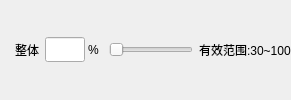
              <widget class="QWidget" name="transparencWidget" native="true">
               <property name="minimumSize">
                <size>
                 <width>0</width>
                 <height>0</height>
                </size>
               </property>
               <layout class="QHBoxLayout" name="horizontalLayout_3">
                <property name="leftMargin">
                 <number>15</number>
                </property>
                <property name="rightMargin">
                 <number>0</number>
                </property>
                <item>
                 <widget class="QLabel" name="label_4">
                  <property name="text">
                   <string>整体</string>
                  </property>
                 </widget>
                </item>
                <item>
                 <layout class="QHBoxLayout" name="horizontalLayout_2">
                  <property name="spacing">
                   <number>3</number>
                  </property>
                  <item>
                   <widget class="QLineEdit" name="transparencyEdit">
                    <property name="sizePolicy">
                     <sizepolicy hsizetype="Preferred" vsizetype="Fixed">
                      <horstretch>0</horstretch>
                      <verstretch>0</verstretch>
                     </sizepolicy>
                    </property>
                    <property name="minimumSize">
                     <size>
                      <width>40</width>
                      <height>25</height>
                     </size>
                    </property>
                    <property name="maximumSize">
                     <size>
                      <width>40</width>
                      <height>25</height>
                     </size>
                    </property>
                    <property name="alignment">
                     <set>Qt::AlignCenter</set>
                    </property>
                   </widget>
                  </item>
                  <item>
                   <widget class="QLabel" name="label">
                    <property name="minimumSize">
                     <size>
                      <width>15</width>
                      <height>0</height>
                     </size>
                    </property>
                    <property name="maximumSize">
                     <size>
                      <width>15</width>
                      <height>16777215</height>
                     </size>
                    </property>
                    <property name="text">
                     <string>%</string>
                    </property>
                   </widget>
                  </item>
                 </layout>
                </item>
                <item>
                 <widget class="LNSlider" name="transparencyHSlider">
                  <property name="minimumSize">
                   <size>
                    <width>0</width>
                    <height>0</height>
                   </size>
                  </property>
                  <property name="maximumSize">
                   <size>
                    <width>16777215</width>
                    <height>16777215</height>
                   </size>
                  </property>
                  <property name="minimum">
                   <number>30</number>
                  </property>
                  <property name="maximum">
                   <number>100</number>
                  </property>
                  <property name="orientation">
                   <enum>Qt::Horizontal</enum>
                  </property>
                 </widget>
                </item>
                <item>
                 <widget class="QLabel" name="transparencyRangeEdit">
                  <property name="text">
                   <string>有效范围:30~100</string>
                  </property>
                 </widget>
                </item>
               </layout>
              </widget>
